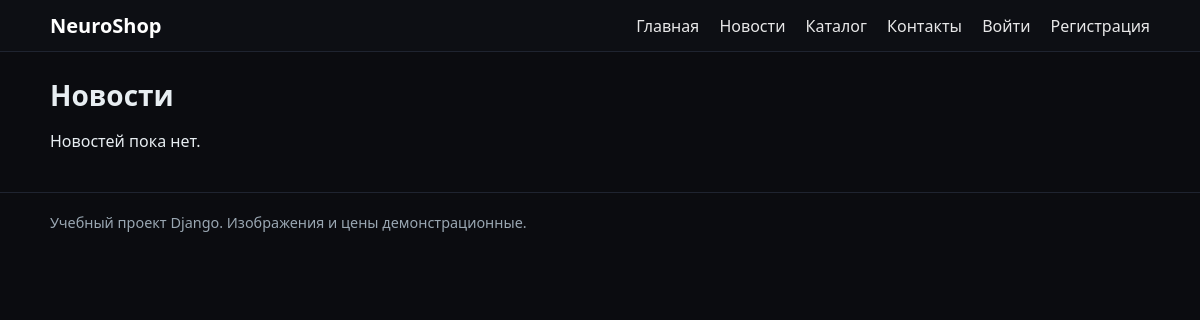
Before: /news/ with the older database file.
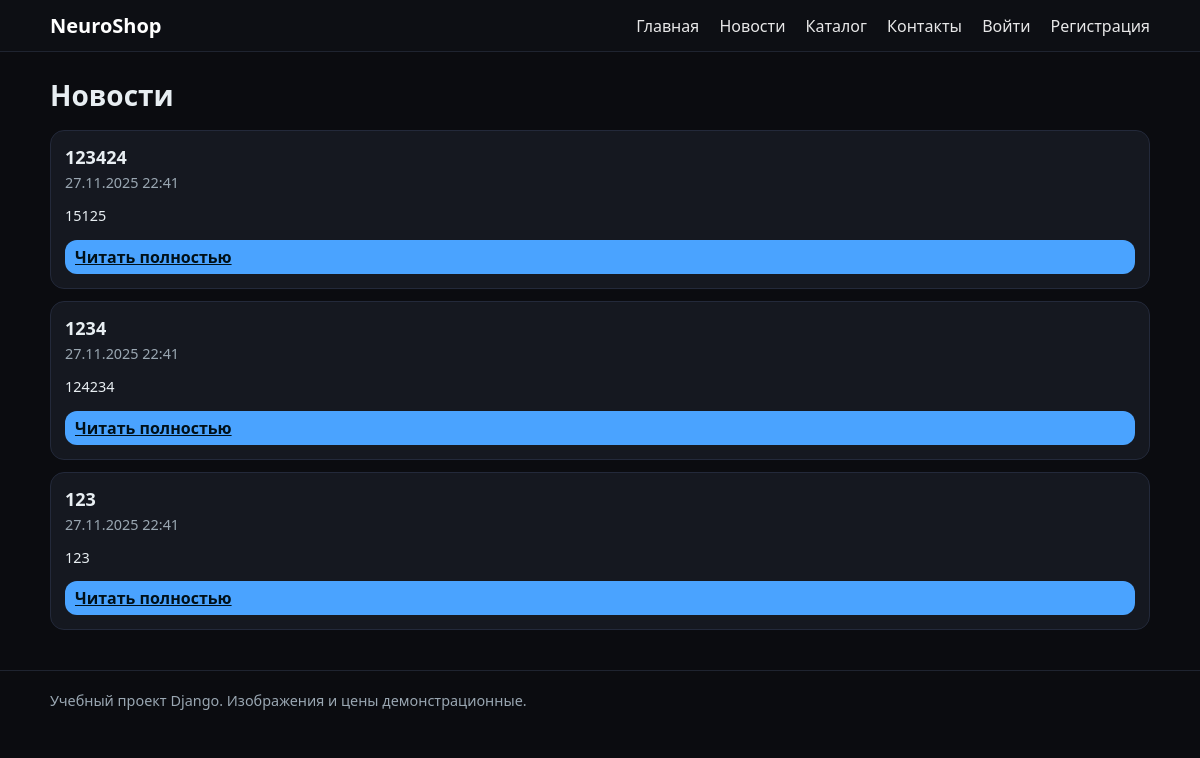
After: the same page with the newer database file.
### store/models.py (models this page shows, shortened)
class News(models.Model):
    title = models.CharField("Заголовок", max_length=200)
    slug = models.SlugField("Слаг", unique=True)
    body = models.TextField("Текст новости")
    created_at = models.DateTimeField("Дата публикации", auto_now_add=True)
    is_published = models.BooleanField("Опубликовано", default=True)
    class Meta:
        ordering = ["-created_at"]
        verbose_name = "Новость"
        verbose_name_plural = "Новости"

### store/views.py (the view)
# urls.py: path("news/", views.news_list, name="news_list"),
def news_list(request):
    news = News.objects.filter(is_published=True)
    return render(request, "store/news_list.html", {"news_list": news})

### store/cart.py (called while the page is built)
    def total_qty(self):
        if not self.cart_obj:
            return 0
        return sum(item.qty for item in self.cart_obj.items.all())

    def total_price(self):
        if not self.cart_obj:
            return Decimal("0.00")
        return sum(item.subtotal for item in self.cart_obj.items.all())

### store/context_processors.py (called while the page is built)
def cart_summary(request):
    cart = Cart(request)
    return {
        "cart_total_qty": cart.total_qty(),
        "cart_total_price": cart.total_price(),
    }

### templates/store/news_list.html (shortened to what this page needs)
{% extends "base.html" %}
{% block content %}
<h1>Новости</h1>
{% if news_list %}
  <ul style="list-style:none;padding:0;margin:0;display:flex;flex-direction:column;gap:12px;">
    {% for n in news_list %}
      <li class="card" style="padding:14px;">
        <h3 class="card-title">
          <a href="{% url 'store:news_detail' n.slug %}" style="color:inherit;text-decoration:none;">
            {{ n.title }}
          </a>
        </h3>
        <div class="small muted">{{ n.created_at|date:"d.m.Y H:i" }}</div>
        <p class="small">{{ n.body|truncatechars:200 }}</p>
        <a class="btn btn-sm" href="{% url 'store:news_detail' n.slug %}">Читать полностью</a>
      </li>
    {% endfor %}
  </ul>
{% else %}
  <p>Новостей пока нет.</p>
{% endif %}
{% endblock %}

Changed rows visible on the page:
added News: title "123424", created_at "27.11.2025 22:41", body "15125"
added News: title "1234", created_at "27.11.2025 22:41", body "124234"
added News: title "123", created_at "27.11.2025 22:41", body "123"
Other visible differences:
text no longer shown: "Новостей пока нет."
